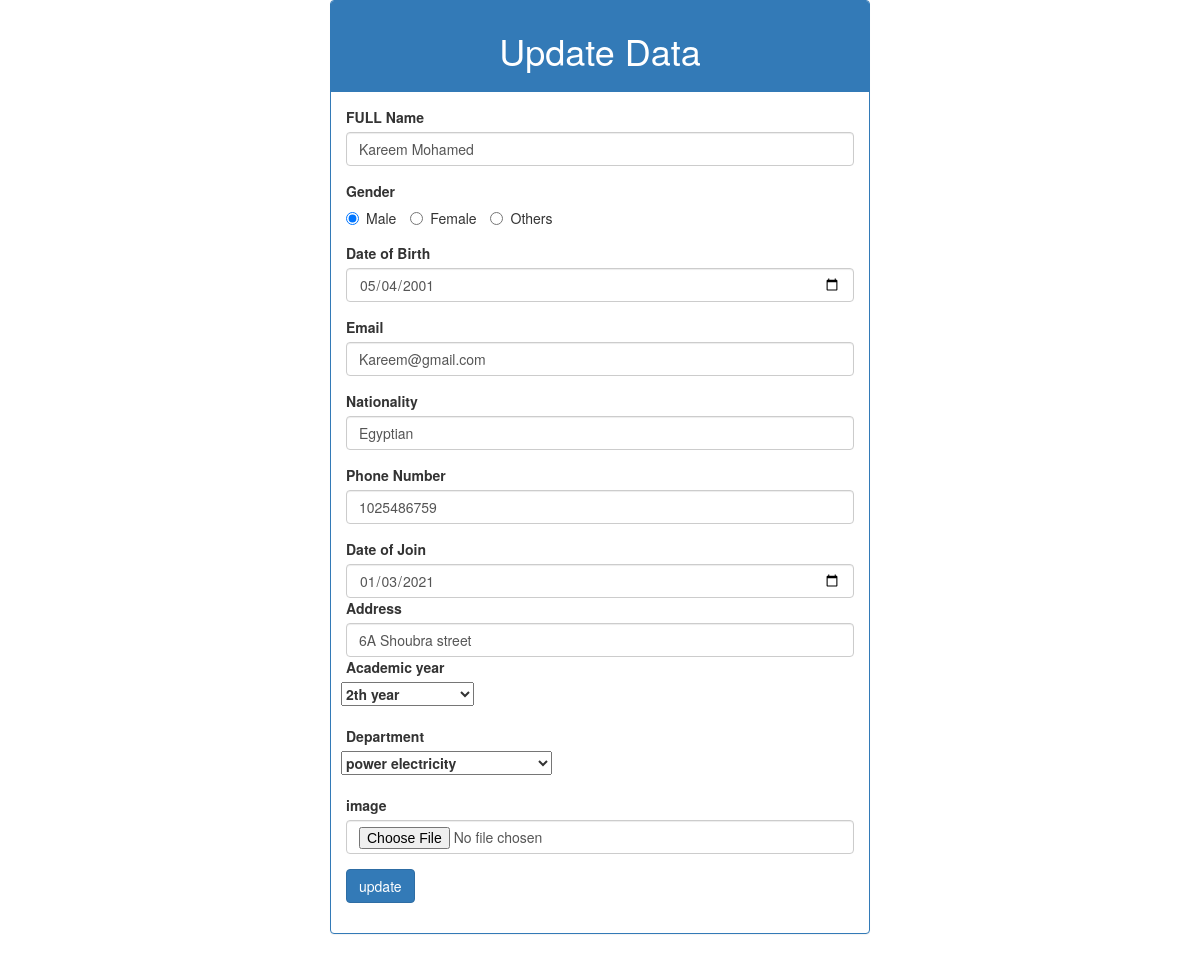
Screenshot of /update.php?updateid=14 (signed in) with the database file from the repository.
### tables this page shows
CREATE TABLE `registration` (
  `id` int(11) NOT NULL,
  `fullName` varchar(70) NOT NULL,
  `gender` enum('m','f','o') NOT NULL,
  `DOB` date NOT NULL,
  `email` varchar(50) NOT NULL,
  `nationality` varchar(50) NOT NULL,
  `number` bigint(11) NOT NULL,
  `address` varchar(50) NOT NULL,
  `academicYear` enum('preparatory year','1th year','2th year','3th year','4th year') NOT NULL,
  `dateOfJoin` date NOT NULL,
  `department` enum('power electricity','communction and computer','mechanical','') NOT NULL,
  `image` blob NOT NULL
);

### update.php (the view, shortened to what this page needs)
<?php
include 'connect.php';
if(isset($_SESSION['user'])){
$id=$_GET['updateid'];
$sql = "select * from registration where id=$id";
$result=mysqli_query($conn,$sql);
$row = mysqli_fetch_assoc($result);
$fullName=$row['fullName'];
$gender=$row['gender'];
$DOB =$row['DOB'];
$email=$row['email'];
$nationality=$row['nationality'];
$number=$row['number'];
$dateOfJoin=$row['dateOfJoin'];
$address=$row['address'];
$academicYear=$row['academicYear'];
$department=$row['department'];
?>
<!DOCTYPE html>
<html>
  <head>
    <link rel="stylesheet" type="text/css" href="test.css" />
  </head>
  <body>
    <div class="container">
      <div class="row col-md-6 col-md-offset-3">
        <div class="panel panel-primary">
          <div class="panel-heading text-center">
            <h1>Update Data</h1>
          </div>
          <div class="panel-body">
            <form  method="post" enctype="multipart/form-data">
            <div class="form-group">
                <label for="lastName">FULL Name</label>
                <input
                  type="text"
                  class="form-control"
                  id="fullName"
                  name="fullName"
                  value="<?php echo $fullName; ?>"
                />
              </div>
              <div class="form-group">
                <label for="gender">Gender</label>
                <div>
                  <label for="male" class="radio-inline"
                    ><input
                      type="radio"
                      name="gender"
                      value="m"
                      id="male"
                      <?php if($gender=='m')
                      echo "checked";?>
                    />Male</label
                  >
                  <label for="female" class="radio-inline"
                    ><input
                      type="radio"
                      name="gender"
                      value="f"
                      id="female"
                     <?php if($gender=='f')
                      echo "checked"; ?>
                    />Female</label
                  >
                  <label for="others" class="radio-inline"
                    ><input
                      type="radio"
                      name="gender"
                      value="o"
                      id="others"
                      <?php if($gender=='o')
                      echo "checked"; ?>
                    />Others</label
                  >
                </div>
              </div>
              <div class="form-group">
                <label for="DOB">Date of Birth</label>
                <input
                  type="date"
                  class="form-control"
                  id="DOB"
                  name="DOB"
                  value="<?php echo $DOB; ?>"
                 />
              </div>
              <div class="form-group">
                <label for="email">Email</label>
                <input
                  type="text"
                  class="form-control"
                  id="email"
                  name="email"
                  value="<?php echo $email; ?>"
                />
              </div>
              <div class="form-group">
                <label for="lastName">Nationality</label>
                <input
                  type="text"
                  class="form-control"
                  id="nationality"
                  name="nationality"
                  value="<?php echo $nationality; ?>"
                />
              </div>
              <div class="form-group">
                <label for="number">Phone Number</label>
                <input
                  type="tel"
                  class="form-control"
                  id="number"
                  name="number"
                  value="<?php echo $number; ?>"
                />
              </div>
              <label for="dateOfJoin">Date of Join</label>
                <input
                  type="date"
                  class="form-control"
                  id="dateOfJoin"
                  name="dateOfJoin"
                  value="<?php echo $dateOfJoin; ?>"
                 />
              <div class="form-group">
                <label for="lastName">Address</label>
                <input
                  type="text"
                  class="form-control"
                  id="address"
                  name="address"
                  value="<?php echo $address; ?>"
                />
                <div class="form-group">
                  <label for="academicYear">Academic year</label>
                  <div>
                    <label for="academicYear" class="list-inline"
                      ><select id="academicYear" name="academicYear" value="<?php echo $academicYear; ?>"
>
                        <option name="academicYear"
                        value="2th year"
                        id="2th year"
                        <?php if($academicYear=='2th year')
                      echo "selected"; ?>>2th year</option>
                      </select>
                  </div>
                </div>
                <div class="form-group">
                  <label for="department">Department</label>
                  <div>
                    <label for="department" class="list-inline"
                      ><select id="department" name="department" value="<?php echo $department; ?>"
>
                        <option name="department"
                        value="power electricity"
                        id="power electricity"
                        <?php if($department=='power electricity')
                      echo "selected"; ?>>power electricity</option>
                      </select>
                  </div>
                </div>
              <div class="form-group">
                <label for="image">image</label>
                <input
                  type="file"
                  class="form-control"
                  id="image"
                  name="image"
                  required
                  accept=".jpg , .jpeg , .png"
                />
              </div>
              <button type="submit" class="btn btn-primary" name="update">update</button>
            </form>
          </div>
        </div>
      </div>
    </div>
  </body>
</html>
<?php
}else{
  header('location:index.php');
    exit();
}
?>

### rows the page displays
registration: fullName "Kareem Mohamed", gender "☑ Male", gender "☐ Female", gender "☐ Others", DOB "05/04/2001", email "Kareem@gmail.com", nationality "Egyptian", number "1025486759", dateOfJoin "01/03/2021", address "6A Shoubra street", academicYear "2th year", department "power electricity"
